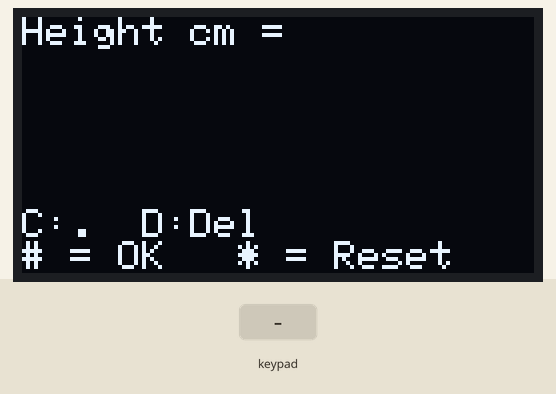
Bench run of a sketch on a simulated ESP32. On the bench: 128×64 one-colour display. The test bench sets the inputs (shaded band).

Above: at 1.2 s.
1.3 s: keypad keys 1 3 1 2 1 4 2 7 # pressed 0.4 s apart
At 5.5 s:
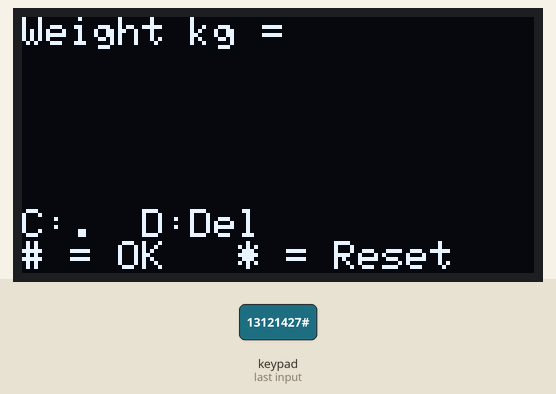
6.4 s: key '#' pressed
At 6.8 s:
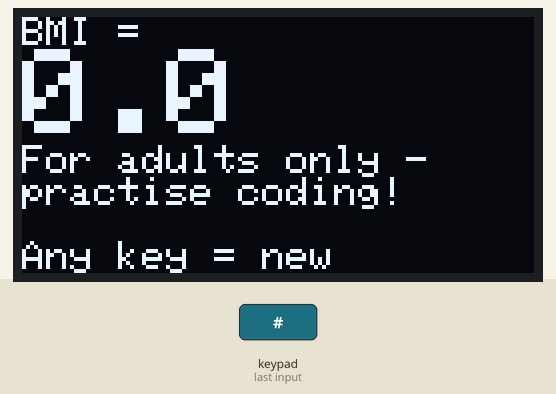
7.9 s: keypad keys 1 3 1 2 1 4 2 7 pressed 0.4 s apart
At 11.4 s:
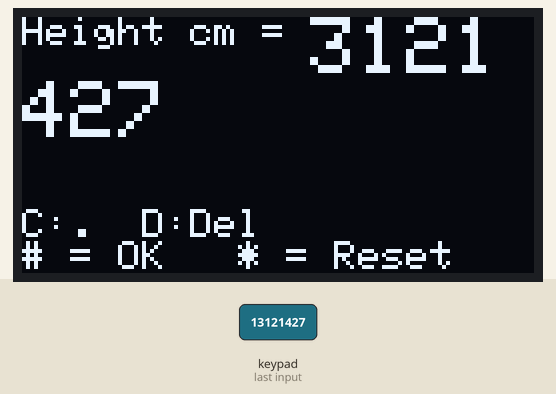
12.6 s: key '1' pressed
At 13.9 s:
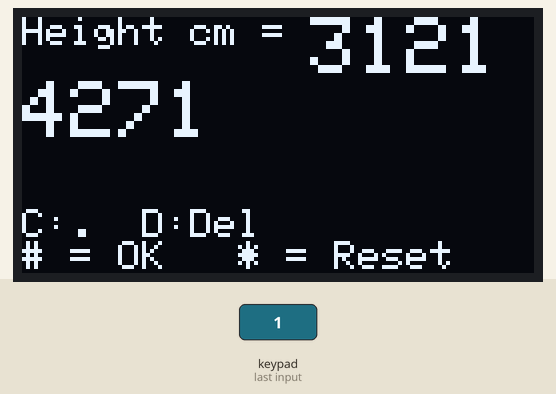
Timing chart, 0 to 15.1 s (numbered marks = the images above; inputs shaded):
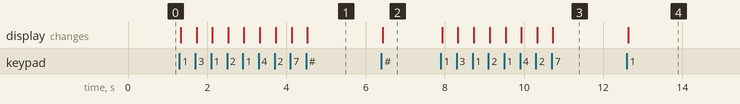

Measured:
- after the input at 1.3 s, the display: first changes at once (image 1 shows a later state)
- after the input at 6.4 s, the display: changes at once (image 2)
- after the input at 7.9 s, the display: first changes at once (image 3 shows a later state)
- after the input at 12.6 s, the display: changes at once (image 4)

The sketch:

C5_BMI_Calculator.ino
```cpp
#include <Wire.h>
#include <Adafruit_GFX.h>
#include <Adafruit_SSD1306.h>
#include <Keypad.h>

#define SCREEN_WIDTH 128
#define SCREEN_HEIGHT 64
Adafruit_SSD1306 display(SCREEN_WIDTH, SCREEN_HEIGHT, &Wire, -1);

const byte ROWS = 4;
const byte COLS = 4;
char keys[ROWS][COLS] = {
  {'1','2','3','A'},
  {'4','5','6','B'},
  {'7','8','9','C'},
  {'*','0','#','D'}
};
byte rowPins[ROWS] = {13, 12, 14, 27};
byte colPins[COLS] = {26, 25, 33, 32};
Keypad keypad = Keypad(makeKeymap(keys), rowPins, colPins, ROWS, COLS);

// CHALLENGE 5: BMI calculator
// The typing part is the same as the Quadratic Solver:
// B = minus, C = decimal point, D = delete, # = OK, * = reset
String currentInput = "";
double values[2];
const int NUM_VALUES = 2;
int stage = 1;   // 1..2 = typing a value, 3 = result

void setup() {
  Serial.begin(115200);
  if (!display.begin(SSD1306_SWITCHCAPVCC, 0x3C)) {
    Serial.println("OLED not found");
    while (true);
  }
  display.setTextColor(SSD1306_WHITE);
  showScreen();
}

void loop() {
  char key = keypad.getKey();
  if (!key) return;

  if (key == '*' || stage > NUM_VALUES) {   // * clears; any key after a result too
    currentInput = "";
    stage = 1;
    showScreen();
    return;
  }
  if (key >= '0' && key <= '9') {
    if (currentInput.length() < 8) currentInput += key;
  }
  else if (key == 'B') {
    if (currentInput.length() == 0) currentInput = "-";
  }
  else if (key == 'C') {
    if (currentInput.indexOf('.') == -1) currentInput += '.';
  }
  else if (key == 'D') {
    if (currentInput.length() > 0) currentInput.remove(currentInput.length() - 1);
  }
  else if (key == '#') {
    values[stage - 1] = currentInput.toDouble();
    currentInput = "";
    stage++;
  }
  showScreen();
}

void showScreen() {
  display.clearDisplay();
  display.setTextSize(1);
  display.setCursor(0, 0);
  if (stage <= NUM_VALUES) {
    if (stage == 1) display.print("Height cm = ");
    if (stage == 2) display.print("Weight kg = ");
    display.setTextSize(2);
    display.println(currentInput);
    display.setTextSize(1);
    display.setCursor(0, 48);
    display.println("C:.  D:Del");
    display.println("# = OK   * = Reset");
  } else {
    showResult();
  }
  display.display();
}

void showResult() {
  double heightM = values[0] / 100.0;   // cm -> metres
  double weight = values[1];
  if (heightM <= 0) {
    display.println("Height must be");
    display.println("above 0");
    return;
  }
  double bmi = weight / (heightM * heightM);
  display.println("BMI =");
  display.setTextSize(3);
  display.println(bmi, 1);
  display.setTextSize(1);
  display.println("For adults only -");
  display.println("practise coding!");
  display.setCursor(0, 56);
  display.print("Any key = new");
}
```
